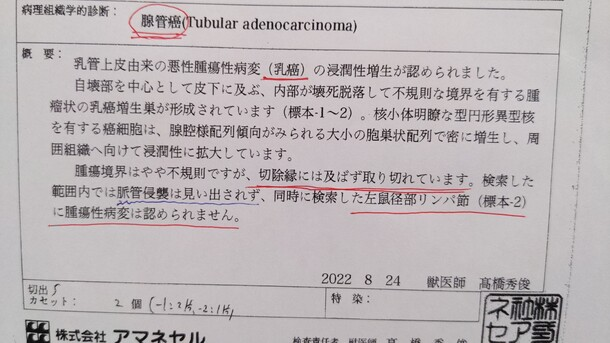
#> input picture CompareOcr/05.jpg, 610 x 343 px
$ python improve.py 05.jpg out.png
#> lines starting #> are read from the running program, lines starting #| are printed output that depends on the picture
import cv2
import sys
import os

import numpy as np

def enhance_image(input_path, output_path=None):
#> called with input_path = '05.jpg', output_path = 'out.png'
    img = cv2.imread(input_path)
#> img is the input picture: shape (343, 610, 3); mean B, G, R 181.8, 179.7, 186.5
    if img is None:
        print(f"❌ Could not open image: {input_path}")
        return

    # Denoise (color)
    # denoised = cv2.fastNlMeansDenoisingColored(img, None, 10, 10, 7, 21)

    # Sharpen
    kernel = np.array([[0,-1,0], [-1,5,-1], [0,-1,0]])
    sharpened = cv2.filter2D(img, -1, kernel)
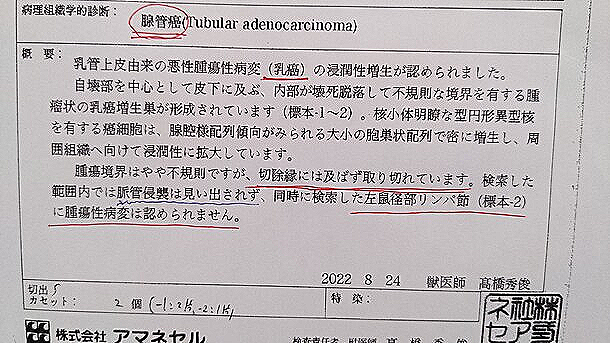
#> sharpened: shape (343, 610, 3); mean B, G, R 182.2, 180.5, 186

    # Improve contrast using CLAHE (on L-channel in LAB color space)
    lab = cv2.cvtColor(sharpened, cv2.COLOR_BGR2LAB)
#> lab: shape (343, 610, 3); mean of channels 0, 1, 2 186.9, 130.3, 128
    l, a, b = cv2.split(lab)
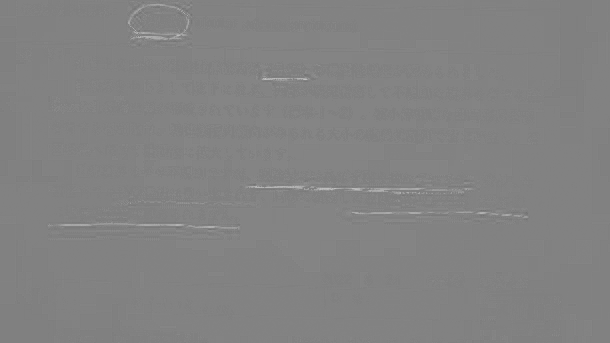
#> a: shape (343, 610); min 113, max 195, mean 130.3
    clahe = cv2.createCLAHE(clipLimit=3.0, tileGridSize=(8,8))
    l2 = clahe.apply(l)
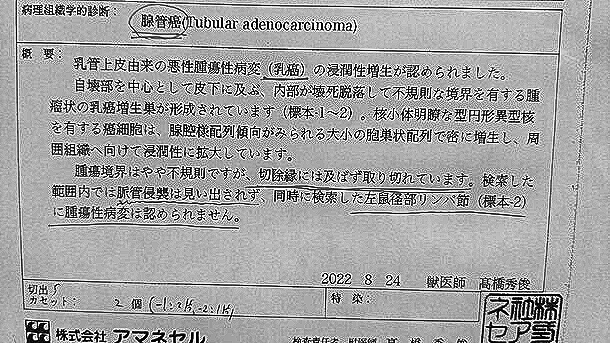
#> l2: shape (343, 610); min 1, max 255, mean 163.1
    lab = cv2.merge((l2,a,b))
#> lab: shape (343, 610, 3); mean of channels 0, 1, 2 163.1, 130.3, 128
    contrast = cv2.cvtColor(lab, cv2.COLOR_LAB2BGR)

    if output_path is None:
        base, ext = os.path.splitext(input_path)
        if not ext:
            ext = ".png"
        output_path = f"{base}_enhanced{ext}"

    cv2.imwrite(output_path, contrast)
    print(f"✅ Enhanced image saved to {output_path}")


if __name__ == "__main__":
    if len(sys.argv) < 2:
        print("Usage: python enhance.py <input_image> [output_image]")
        sys.exit(1)

    input_file = sys.argv[1]
    output_file = sys.argv[2] if len(sys.argv) > 2 else None
    enhance_image(input_file, output_file)
